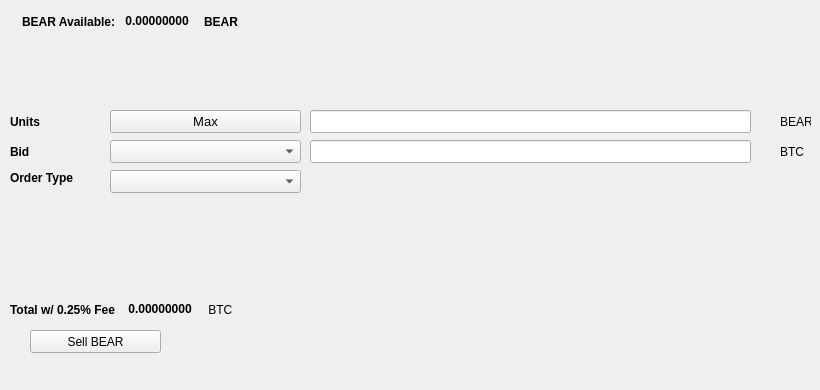
   <widget class="QWidget" name="SellTab">
    <attribute name="title">
     <string>Sell</string>
    </attribute>
    <widget class="QLabel" name="label_16">
     <property name="geometry">
      <rect>
       <x>780</x>
       <y>140</y>
       <width>31</width>
       <height>23</height>
      </rect>
     </property>
     <property name="text">
      <string>BTC</string>
     </property>
    </widget>
    <widget class="QComboBox" name="SellBidcomboBox">
     <property name="geometry">
      <rect>
       <x>110</x>
       <y>140</y>
       <width>191</width>
       <height>23</height>
      </rect>
     </property>
     <property name="font">
      <font>
       <pointsize>10</pointsize>
      </font>
     </property>
    </widget>
    <widget class="QLabel" name="label_18">
     <property name="geometry">
      <rect>
       <x>10</x>
       <y>110</y>
       <width>46</width>
       <height>23</height>
      </rect>
     </property>
     <property name="font">
      <font>
       <weight>75</weight>
       <bold>true</bold>
      </font>
     </property>
     <property name="text">
      <string>Units</string>
     </property>
    </widget>
    <widget class="QPushButton" name="Sell_Max_Amount">
     <property name="geometry">
      <rect>
       <x>110</x>
       <y>110</y>
       <width>191</width>
       <height>23</height>
      </rect>
     </property>
     <property name="font">
      <font>
       <pointsize>10</pointsize>
      </font>
     </property>
     <property name="text">
      <string>Max</string>
     </property>
    </widget>
    <widget class="QLabel" name="label_20">
     <property name="geometry">
      <rect>
       <x>10</x>
       <y>170</y>
       <width>91</width>
       <height>16</height>
      </rect>
     </property>
     <property name="font">
      <font>
       <weight>75</weight>
       <bold>true</bold>
      </font>
     </property>
     <property name="text">
      <string>Order Type</string>
     </property>
    </widget>
    <widget class="QComboBox" name="SellOrdertypeCombo">
     <property name="geometry">
      <rect>
       <x>110</x>
       <y>170</y>
       <width>191</width>
       <height>23</height>
      </rect>
     </property>
     <property name="font">
      <font>
       <pointsize>10</pointsize>
      </font>
     </property>
    </widget>
    <widget class="QLabel" name="label_21">
     <property name="geometry">
      <rect>
       <x>10</x>
       <y>140</y>
       <width>46</width>
       <height>23</height>
      </rect>
     </property>
     <property name="font">
      <font>
       <weight>75</weight>
       <bold>true</bold>
      </font>
     </property>
     <property name="text">
      <string>Bid</string>
     </property>
    </widget>
    <widget class="QLabel" name="label_22">
     <property name="geometry">
      <rect>
       <x>780</x>
       <y>110</y>
       <width>31</width>
       <height>23</height>
      </rect>
     </property>
     <property name="text">
      <string>BEAR</string>
     </property>
    </widget>
    <widget class="QLineEdit" name="UnitsInputBEAR">
     <property name="geometry">
      <rect>
       <x>310</x>
       <y>110</y>
       <width>441</width>
       <height>23</height>
      </rect>
     </property>
     <property name="font">
      <font>
       <pointsize>9</pointsize>
       <weight>75</weight>
       <bold>true</bold>
      </font>
     </property>
    </widget>
    <widget class="QLineEdit" name="SellBidPriceEdit">
     <property name="geometry">
      <rect>
       <x>310</x>
       <y>140</y>
       <width>441</width>
       <height>23</height>
      </rect>
     </property>
     <property name="font">
      <font>
       <pointsize>9</pointsize>
       <weight>75</weight>
       <bold>true</bold>
      </font>
     </property>
    </widget>
    <widget class="QPushButton" name="SellBEARBTN">
     <property name="geometry">
      <rect>
       <x>30</x>
       <y>330</y>
       <width>131</width>
       <height>23</height>
      </rect>
     </property>
     <property name="text">
      <string>Sell BEAR</string>
     </property>
     <property name="icon">
      <iconset resource="../bear">
       <normaloff>:/icons/bitcoin</normaloff>:/icons/bitcoin</iconset>
     </property>
    </widget>
    <widget class="QWidget" name="layoutWidget3">
     <property name="geometry">
      <rect>
       <x>22</x>
       <y>12</y>
       <width>258</width>
       <height>19</height>
      </rect>
     </property>
     <layout class="QHBoxLayout" name="horizontalLayout">
      <item>
       <widget class="QLabel" name="label232_2">
        <property name="font">
         <font>
          <weight>75</weight>
          <bold>true</bold>
         </font>
        </property>
        <property name="text">
         <string>BEAR Available:</string>
        </property>
       </widget>
      </item>
      <item>
       <widget class="QLabel" name="BEARAvailableLabel">
        <property name="palette">
         <palette>
          <active>
           <colorrole role="WindowText">
            <brush brushstyle="SolidPattern">
             <color alpha="255">
              <red>0</red>
              <green>0</green>
              <blue>0</blue>
             </color>
            </brush>
           </colorrole>
           <colorrole role="Button">
            <brush brushstyle="SolidPattern">
             <color alpha="255">
              <red>0</red>
              <green>170</green>
              <blue>0</blue>
             </color>
            </brush>
           </colorrole>
           <colorrole role="Light">
            <brush brushstyle="SolidPattern">
             <color alpha="255">
              <red>0</red>
              <green>255</green>
              <blue>0</blue>
             </color>
            </brush>
           </colorrole>
           <colorrole role="Midlight">
            <brush brushstyle="SolidPattern">
             <color alpha="255">
              <red>0</red>
              <green>212</green>
              <blue>0</blue>
             </color>
            </brush>
           </colorrole>
           <colorrole role="Dark">
            <brush brushstyle="SolidPattern">
             <color alpha="255">
              <red>0</red>
              <green>85</green>
              <blue>0</blue>
             </color>
            </brush>
           </colorrole>
           <colorrole role="Mid">
            <brush brushstyle="SolidPattern">
             <color alpha="255">
              <red>0</red>
              <green>113</green>
              <blue>0</blue>
             </color>
            </brush>
           </colorrole>
           <colorrole role="Text">
            <brush brushstyle="SolidPattern">
             <color alpha="255">
              <red>0</red>
              <green>170</green>
              <blue>0</blue>
             </color>
            </brush>
           </colorrole>
           <colorrole role="BrightText">
            <brush brushstyle="SolidPattern">
             <color alpha="255">
              <red>255</red>
              <green>255</green>
              <blue>255</blue>
             </color>
            </brush>
           </colorrole>
           <colorrole role="ButtonText">
            <brush brushstyle="SolidPattern">
             <color alpha="255">
              <red>0</red>
              <green>0</green>
              <blue>0</blue>
             </color>
            </brush>
           </colorrole>
           <colorrole role="Base">
            <brush brushstyle="SolidPattern">
             <color alpha="255">
              <red>255</red>
              <green>255</green>
              <blue>255</blue>
             </color>
            </brush>
           </colorrole>
           <colorrole role="Window">
            <brush brushstyle="SolidPattern">
             <color alpha="255">
              <red>0</red>
              <green>170</green>
              <blue>0</blue>
             </color>
            </brush>
           </colorrole>
           <colorrole role="Shadow">
            <brush brushstyle="SolidPattern">
             <color alpha="255">
              <red>0</red>
              <green>0</green>
              <blue>0</blue>
             </color>
            </brush>
           </colorrole>
           <colorrole role="AlternateBase">
            <brush brushstyle="SolidPattern">
             <color alpha="255">
              <red>127</red>
              <green>212</green>
              <blue>127</blue>
             </color>
            </brush>
           </colorrole>
           <colorrole role="ToolTipBase">
            <brush brushstyle="SolidPattern">
             <color alpha="255">
              <red>255</red>
              <green>255</green>
              <blue>220</blue>
             </color>
            </brush>
           </colorrole>
           <colorrole role="ToolTipText">
            <brush brushstyle="SolidPattern">
             <color alpha="255">
              <red>0</red>
              <green>0</green>
              <blue>0</blue>
             </color>
            </brush>
           </colorrole>
          </active>
          <inactive>
           <colorrole role="WindowText">
            <brush brushstyle="SolidPattern">
             <color alpha="255">
              <red>0</red>
              <green>0</green>
              <blue>0</blue>
             </color>
            </brush>
           </colorrole>
           <colorrole role="Button">
            <brush brushstyle="SolidPattern">
             <color alpha="255">
              <red>0</red>
              <green>170</green>
              <blue>0</blue>
             </color>
            </brush>
           </colorrole>
           <colorrole role="Light">
            <brush brushstyle="SolidPattern">
             <color alpha="255">
              <red>0</red>
              <green>255</green>
              <blue>0</blue>
             </color>
            </brush>
           </colorrole>
           <colorrole role="Midlight">
            <brush brushstyle="SolidPattern">
             <color alpha="255">
              <red>0</red>
              <green>212</green>
              <blue>0</blue>
             </color>
            </brush>
           </colorrole>
           <colorrole role="Dark">
            <brush brushstyle="SolidPattern">
             <color alpha="255">
              <red>0</red>
              <green>85</green>
              <blue>0</blue>
             </color>
            </brush>
           </colorrole>
           <colorrole role="Mid">
            <brush brushstyle="SolidPattern">
             <color alpha="255">
              <red>0</red>
              <green>113</green>
              <blue>0</blue>
             </color>
            </brush>
           </colorrole>
           <colorrole role="Text">
            <brush brushstyle="SolidPattern">
             <color alpha="255">
              <red>0</red>
              <green>170</green>
              <blue>0</blue>
             </color>
            </brush>
           </colorrole>
           <colorrole role="BrightText">
            <brush brushstyle="SolidPattern">
             <color alpha="255">
              <red>255</red>
              <green>255</green>
              <blue>255</blue>
             </color>
            </brush>
           </colorrole>
           <colorrole role="ButtonText">
            <brush brushstyle="SolidPattern">
             <color alpha="255">
              <red>0</red>
              <green>0</green>
              <blue>0</blue>
             </color>
            </brush>
           </colorrole>
           <colorrole role="Base">
            <brush brushstyle="SolidPattern">
             <color alpha="255">
              <red>255</red>
              <green>255</green>
              <blue>255</blue>
             </color>
            </brush>
           </colorrole>
           <colorrole role="Window">
            <brush brushstyle="SolidPattern">
             <color alpha="255">
              <red>0</red>
              <green>170</green>
              <blue>0</blue>
             </color>
            </brush>
           </colorrole>
           <colorrole role="Shadow">
            <brush brushstyle="SolidPattern">
             <color alpha="255">
              <red>0</red>
              <green>0</green>
              <blue>0</blue>
             </color>
            </brush>
           </colorrole>
           <colorrole role="AlternateBase">
            <brush brushstyle="SolidPattern">
             <color alpha="255">
              <red>127</red>
              <green>212</green>
              <blue>127</blue>
             </color>
            </brush>
           </colorrole>
           <colorrole role="ToolTipBase">
            <brush brushstyle="SolidPattern">
             <color alpha="255">
              <red>255</red>
              <green>255</green>
              <blue>220</blue>
             </color>
            </brush>
           </colorrole>
           <colorrole role="ToolTipText">
            <brush brushstyle="SolidPattern">
             <color alpha="255">
              <red>0</red>
              <green>0</green>
              <blue>0</blue>
             </color>
            </brush>
           </colorrole>
          </inactive>
          <disabled>
           <colorrole role="WindowText">
            <brush brushstyle="SolidPattern">
             <color alpha="255">
              <red>0</red>
              <green>85</green>
              <blue>0</blue>
             </color>
            </brush>
           </colorrole>
           <colorrole role="Button">
            <brush brushstyle="SolidPattern">
             <color alpha="255">
              <red>0</red>
              <green>170</green>
              <blue>0</blue>
             </color>
            </brush>
           </colorrole>
           <colorrole role="Light">
            <brush brushstyle="SolidPattern">
             <color alpha="255">
              <red>0</red>
              <green>255</green>
              <blue>0</blue>
             </color>
            </brush>
           </colorrole>
           <colorrole role="Midlight">
            <brush brushstyle="SolidPattern">
             <color alpha="255">
              <red>0</red>
              <green>212</green>
              <blue>0</blue>
             </color>
            </brush>
           </colorrole>
           <colorrole role="Dark">
            <brush brushstyle="SolidPattern">
             <color alpha="255">
              <red>0</red>
              <green>85</green>
              <blue>0</blue>
             </color>
            </brush>
           </colorrole>
           <colorrole role="Mid">
            <brush brushstyle="SolidPattern">
             <color alpha="255">
              <red>0</red>
              <green>113</green>
              <blue>0</blue>
             </color>
            </brush>
           </colorrole>
           <colorrole role="Text">
            <brush brushstyle="SolidPattern">
             <color alpha="255">
              <red>0</red>
              <green>85</green>
              <blue>0</blue>
             </color>
            </brush>
           </colorrole>
           <colorrole role="BrightText">
            <brush brushstyle="SolidPattern">
             <color alpha="255">
              <red>255</red>
              <green>255</green>
              <blue>255</blue>
             </color>
            </brush>
           </colorrole>
           <colorrole role="ButtonText">
            <brush brushstyle="SolidPattern">
             <color alpha="255">
              <red>0</red>
              <green>85</green>
              <blue>0</blue>
             </color>
            </brush>
           </colorrole>
           <colorrole role="Base">
            <brush brushstyle="SolidPattern">
             <color alpha="255">
              <red>0</red>
              <green>170</green>
              <blue>0</blue>
             </color>
            </brush>
           </colorrole>
           <colorrole role="Window">
            <brush brushstyle="SolidPattern">
             <color alpha="255">
              <red>0</red>
              <green>170</green>
              <blue>0</blue>
             </color>
            </brush>
           </colorrole>
           <colorrole role="Shadow">
            <brush brushstyle="SolidPattern">
             <color alpha="255">
              <red>0</red>
              <green>0</green>
              <blue>0</blue>
             </color>
            </brush>
           </colorrole>
           <colorrole role="AlternateBase">
            <brush brushstyle="SolidPattern">
             <color alpha="255">
              <red>0</red>
              <green>170</green>
              <blue>0</blue>
             </color>
            </brush>
           </colorrole>
           <colorrole role="ToolTipBase">
            <brush brushstyle="SolidPattern">
             <color alpha="255">
              <red>255</red>
              <green>255</green>
              <blue>220</blue>
             </color>
            </brush>
           </colorrole>
           <colorrole role="ToolTipText">
            <brush brushstyle="SolidPattern">
             <color alpha="255">
              <red>0</red>
              <green>0</green>
              <blue>0</blue>
             </color>
            </brush>
           </colorrole>
          </disabled>
         </palette>
        </property>
        <property name="font">
         <font>
          <weight>75</weight>
          <bold>true</bold>
         </font>
        </property>
        <property name="text">
         <string> 0.00000000 </string>
        </property>
        <property name="textInteractionFlags">
         <set>Qt::LinksAccessibleByMouse|Qt::TextSelectableByKeyboard|Qt::TextSelectableByMouse</set>
        </property>
       </widget>
      </item>
      <item>
       <widget class="QLabel" name="labelBEAR">
        <property name="font">
         <font>
          <weight>75</weight>
          <bold>true</bold>
         </font>
        </property>
        <property name="text">
         <string>BEAR</string>
        </property>
       </widget>
      </item>
     </layout>
    </widget>
    <widget class="QWidget" name="layoutWidget">
     <property name="geometry">
      <rect>
       <x>10</x>
       <y>300</y>
       <width>268</width>
       <height>19</height>
      </rect>
     </property>
     <layout class="QHBoxLayout" name="horizontalLayout_2">
      <item>
       <widget class="QLabel" name="label_19">
        <property name="font">
         <font>
          <weight>75</weight>
          <bold>true</bold>
         </font>
        </property>
        <property name="text">
         <string>Total w/ 0.25% Fee </string>
        </property>
       </widget>
      </item>
      <item>
       <widget class="QLabel" name="SellCostLabel">
        <property name="palette">
         <palette>
          <active>
           <colorrole role="WindowText">
            <brush brushstyle="SolidPattern">
             <color alpha="255">
              <red>0</red>
              <green>0</green>
              <blue>0</blue>
             </color>
            </brush>
           </colorrole>
           <colorrole role="Button">
            <brush brushstyle="SolidPattern">
             <color alpha="255">
              <red>0</red>
              <green>170</green>
              <blue>0</blue>
             </color>
            </brush>
           </colorrole>
           <colorrole role="Light">
            <brush brushstyle="SolidPattern">
             <color alpha="255">
              <red>0</red>
              <green>255</green>
              <blue>0</blue>
             </color>
            </brush>
           </colorrole>
           <colorrole role="Midlight">
            <brush brushstyle="SolidPattern">
             <color alpha="255">
              <red>0</red>
              <green>212</green>
              <blue>0</blue>
             </color>
            </brush>
           </colorrole>
           <colorrole role="Dark">
            <brush brushstyle="SolidPattern">
             <color alpha="255">
              <red>0</red>
              <green>85</green>
              <blue>0</blue>
             </color>
            </brush>
           </colorrole>
           <colorrole role="Mid">
            <brush brushstyle="SolidPattern">
             <color alpha="255">
              <red>0</red>
              <green>113</green>
              <blue>0</blue>
             </color>
            </brush>
           </colorrole>
           <colorrole role="Text">
            <brush brushstyle="SolidPattern">
             <color alpha="255">
              <red>0</red>
              <green>170</green>
              <blue>0</blue>
             </color>
            </brush>
           </colorrole>
           <colorrole role="BrightText">
            <brush brushstyle="SolidPattern">
             <color alpha="255">
              <red>255</red>
              <green>255</green>
              <blue>255</blue>
             </color>
            </brush>
           </colorrole>
           <colorrole role="ButtonText">
            <brush brushstyle="SolidPattern">
             <color alpha="255">
              <red>0</red>
              <green>0</green>
              <blue>0</blue>
             </color>
            </brush>
           </colorrole>
           <colorrole role="Base">
            <brush brushstyle="SolidPattern">
             <color alpha="255">
              <red>255</red>
              <green>255</green>
              <blue>255</blue>
             </color>
            </brush>
           </colorrole>
           <colorrole role="Window">
            <brush brushstyle="SolidPattern">
             <color alpha="255">
              <red>0</red>
              <green>170</green>
              <blue>0</blue>
             </color>
            </brush>
           </colorrole>
           <colorrole role="Shadow">
            <brush brushstyle="SolidPattern">
             <color alpha="255">
              <red>0</red>
              <green>0</green>
              <blue>0</blue>
             </color>
            </brush>
           </colorrole>
           <colorrole role="AlternateBase">
            <brush brushstyle="SolidPattern">
             <color alpha="255">
              <red>127</red>
              <green>212</green>
              <blue>127</blue>
             </color>
            </brush>
           </colorrole>
           <colorrole role="ToolTipBase">
            <brush brushstyle="SolidPattern">
             <color alpha="255">
              <red>255</red>
              <green>255</green>
              <blue>220</blue>
             </color>
            </brush>
           </colorrole>
           <colorrole role="ToolTipText">
            <brush brushstyle="SolidPattern">
             <color alpha="255">
              <red>0</red>
              <green>0</green>
              <blue>0</blue>
             </color>
            </brush>
           </colorrole>
          </active>
          <inactive>
           <colorrole role="WindowText">
            <brush brushstyle="SolidPattern">
             <color alpha="255">
              <red>0</red>
              <green>0</green>
              <blue>0</blue>
             </color>
            </brush>
           </colorrole>
           <colorrole role="Button">
            <brush brushstyle="SolidPattern">
             <color alpha="255">
              <red>0</red>
              <green>170</green>
              <blue>0</blue>
             </color>
            </brush>
           </colorrole>
           <colorrole role="Light">
            <brush brushstyle="SolidPattern">
             <color alpha="255">
              <red>0</red>
              <green>255</green>
              <blue>0</blue>
             </color>
            </brush>
           </colorrole>
           <colorrole role="Midlight">
            <brush brushstyle="SolidPattern">
             <color alpha="255">
              <red>0</red>
              <green>212</green>
              <blue>0</blue>
             </color>
            </brush>
           </colorrole>
           <colorrole role="Dark">
            <brush brushstyle="SolidPattern">
             <color alpha="255">
              <red>0</red>
              <green>85</green>
              <blue>0</blue>
             </color>
            </brush>
           </colorrole>
           <colorrole role="Mid">
            <brush brushstyle="SolidPattern">
             <color alpha="255">
              <red>0</red>
              <green>113</green>
              <blue>0</blue>
             </color>
            </brush>
           </colorrole>
           <colorrole role="Text">
            <brush brushstyle="SolidPattern">
             <color alpha="255">
              <red>0</red>
              <green>170</green>
              <blue>0</blue>
             </color>
            </brush>
           </colorrole>
           <colorrole role="BrightText">
            <brush brushstyle="SolidPattern">
             <color alpha="255">
              <red>255</red>
              <green>255</green>
              <blue>255</blue>
             </color>
            </brush>
           </colorrole>
           <colorrole role="ButtonText">
            <brush brushstyle="SolidPattern">
             <color alpha="255">
              <red>0</red>
              <green>0</green>
              <blue>0</blue>
             </color>
            </brush>
           </colorrole>
           <colorrole role="Base">
            <brush brushstyle="SolidPattern">
             <color alpha="255">
              <red>255</red>
              <green>255</green>
              <blue>255</blue>
             </color>
            </brush>
           </colorrole>
           <colorrole role="Window">
            <brush brushstyle="SolidPattern">
             <color alpha="255">
              <red>0</red>
              <green>170</green>
              <blue>0</blue>
             </color>
            </brush>
           </colorrole>
           <colorrole role="Shadow">
            <brush brushstyle="SolidPattern">
             <color alpha="255">
              <red>0</red>
              <green>0</green>
              <blue>0</blue>
             </color>
            </brush>
           </colorrole>
           <colorrole role="AlternateBase">
            <brush brushstyle="SolidPattern">
             <color alpha="255">
              <red>127</red>
              <green>212</green>
              <blue>127</blue>
             </color>
            </brush>
           </colorrole>
           <colorrole role="ToolTipBase">
            <brush brushstyle="SolidPattern">
             <color alpha="255">
              <red>255</red>
              <green>255</green>
              <blue>220</blue>
             </color>
            </brush>
           </colorrole>
           <colorrole role="ToolTipText">
            <brush brushstyle="SolidPattern">
             <color alpha="255">
              <red>0</red>
              <green>0</green>
              <blue>0</blue>
             </color>
            </brush>
           </colorrole>
          </inactive>
          <disabled>
           <colorrole role="WindowText">
            <brush brushstyle="SolidPattern">
             <color alpha="255">
              <red>0</red>
              <green>85</green>
              <blue>0</blue>
             </color>
            </brush>
           </colorrole>
           <colorrole role="Button">
            <brush brushstyle="SolidPattern">
             <color alpha="255">
              <red>0</red>
              <green>170</green>
              <blue>0</blue>
             </color>
            </brush>
           </colorrole>
           <colorrole role="Light">
            <brush brushstyle="SolidPattern">
             <color alpha="255">
              <red>0</red>
              <green>255</green>
              <blue>0</blue>
             </color>
            </brush>
           </colorrole>
           <colorrole role="Midlight">
            <brush brushstyle="SolidPattern">
             <color alpha="255">
              <red>0</red>
              <green>212</green>
              <blue>0</blue>
             </color>
            </brush>
           </colorrole>
           <colorrole role="Dark">
            <brush brushstyle="SolidPattern">
             <color alpha="255">
              <red>0</red>
              <green>85</green>
              <blue>0</blue>
             </color>
            </brush>
           </colorrole>
           <colorrole role="Mid">
            <brush brushstyle="SolidPattern">
             <color alpha="255">
              <red>0</red>
              <green>113</green>
              <blue>0</blue>
             </color>
            </brush>
           </colorrole>
           <colorrole role="Text">
            <brush brushstyle="SolidPattern">
             <color alpha="255">
              <red>0</red>
              <green>85</green>
              <blue>0</blue>
             </color>
            </brush>
           </colorrole>
           <colorrole role="BrightText">
            <brush brushstyle="SolidPattern">
             <color alpha="255">
              <red>255</red>
              <green>255</green>
              <blue>255</blue>
             </color>
            </brush>
           </colorrole>
           <colorrole role="ButtonText">
            <brush brushstyle="SolidPattern">
             <color alpha="255">
              <red>0</red>
              <green>85</green>
              <blue>0</blue>
             </color>
            </brush>
           </colorrole>
           <colorrole role="Base">
            <brush brushstyle="SolidPattern">
             <color alpha="255">
              <red>0</red>
              <green>170</green>
              <blue>0</blue>
             </color>
            </brush>
           </colorrole>
           <colorrole role="Window">
            <brush brushstyle="SolidPattern">
             <color alpha="255">
              <red>0</red>
              <green>170</green>
              <blue>0</blue>
             </color>
            </brush>
           </colorrole>
           <colorrole role="Shadow">
            <brush brushstyle="SolidPattern">
             <color alpha="255">
              <red>0</red>
              <green>0</green>
              <blue>0</blue>
             </color>
            </brush>
           </colorrole>
           <colorrole role="AlternateBase">
            <brush brushstyle="SolidPattern">
             <color alpha="255">
              <red>0</red>
              <green>170</green>
              <blue>0</blue>
             </color>
            </brush>
           </colorrole>
           <colorrole role="ToolTipBase">
            <brush brushstyle="SolidPattern">
             <color alpha="255">
              <red>255</red>
              <green>255</green>
              <blue>220</blue>
             </color>
            </brush>
           </colorrole>
           <colorrole role="ToolTipText">
            <brush brushstyle="SolidPattern">
             <color alpha="255">
              <red>0</red>
              <green>0</green>
              <blue>0</blue>
             </color>
            </brush>
           </colorrole>
          </disabled>
         </palette>
        </property>
        <property name="font">
         <font>
          <weight>75</weight>
          <bold>true</bold>
         </font>
        </property>
        <property name="autoFillBackground">
         <bool>false</bool>
        </property>
        <property name="text">
         <string> 0.00000000</string>
        </property>
        <property name="textInteractionFlags">
         <set>Qt::LinksAccessibleByMouse|Qt::TextSelectableByMouse</set>
        </property>
       </widget>
      </item>
      <item>
       <widget class="QLabel" name="label_17">
        <property name="font">
         <font>
          <weight>50</weight>
          <bold>false</bold>
         </font>
        </property>
        <property name="text">
         <string> BTC</string>
        </property>
       </widget>
      </item>
     </layout>
    </widget>
    <widget class="QLabel" name="label_23">
     <property name="geometry">
      <rect>
       <x>460</x>
       <y>300</y>
       <width>281</width>
       <height>81</height>
      </rect>
     </property>
     <property name="text">
      <string/>
     </property>
     <property name="pixmap">
      <pixmap>:/images/bittrex</pixmap>
     </property>
    </widget>
   </widget>
